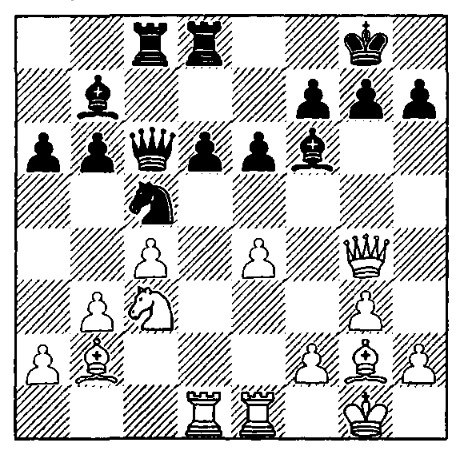
#> input picture example2.png, 473 x 458 px
$ jupyter execute --allow-errors open.ipynb   (shell and % lines are left out)   (older library calls are emulated)
#> lines starting #> are read from the running program, lines starting #| are printed output that depends on the picture; after the words box and inside, x2 and y2 are one past the last pixel; in counts of white or black regions, pixels touching at a corner belong together
[cell 1]
import cv2
import numpy as np
import matplotlib.pyplot as plt

[cell 2]
def my_func(idx, arr):
    if idx in (8, 17, 26, 35, 44, 53, 62, 71, 80) or idx > 70:
        return None
    return arr[idx + 10]
# Load image, grayscale, median blur, sharpen image
image = cv2.imread('example2.png')
#> image is the input picture: shape (458, 473, 3); min 0, max 255, mean 200.1
gray = cv2.cvtColor(image, cv2.COLOR_BGR2GRAY)
# Calculate the median pixel value
med_val = np.median(image)
#> med_val = 254


# blur = cv2.bilateralFilter(gray, 9, 150, 150)
# blur = cv2.medianBlur(gray, 5)
blur = cv2.GaussianBlur(gray, (5,5), 0)
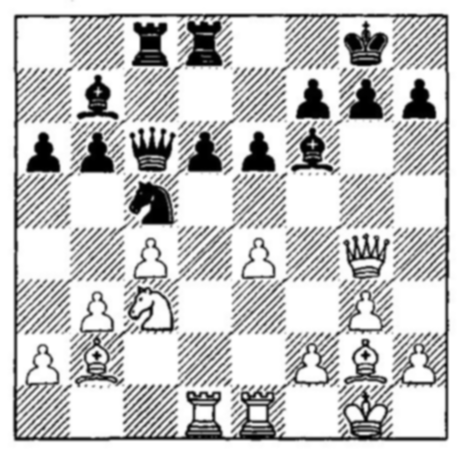
#> blur: shape (458, 473); min 0, max 255, mean 200.1
# sharpen = cv2.addWeighted(blur, 1.5, blur, -0.6, 0)
sharpen_kernel = np.array([[-1,-1,-1], [-1,9,-1], [-1,-1,-1]])
# sharpen = cv2.filter2D(blur, -1, sharpen_kernel)
canny = cv2.Canny(blur, 100, 100)
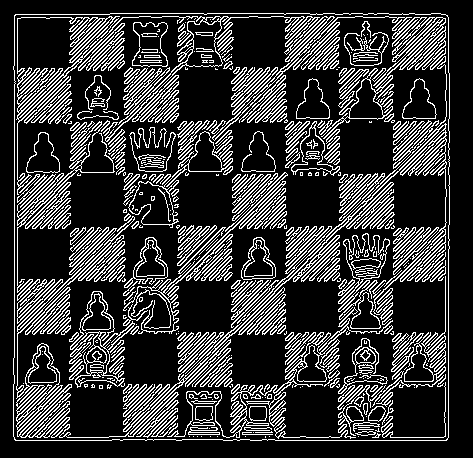
#> canny: shape (458, 473); 21.2% white in thin lines or dots, all inside (x1, y1, x2, y2) = (13, 13, 450, 441)

kernel = cv2.getStructuringElement(cv2.MORPH_RECT, (3,3))

# [17 lines of commented-out code are left out]

equ = cv2.equalizeHist(gray)
equ = cv2.GaussianBlur(equ, (9,9), 0)
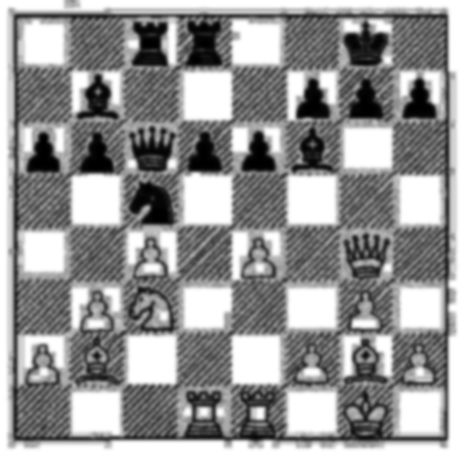
#> equ: shape (458, 473); min 0, max 255, mean 152.4
equ = cv2.Canny(equ, 100, 100)
#> equ: shape (458, 473); 17.7% white in thin lines or dots
equ = cv2.dilate(equ, kernel, iterations=1)
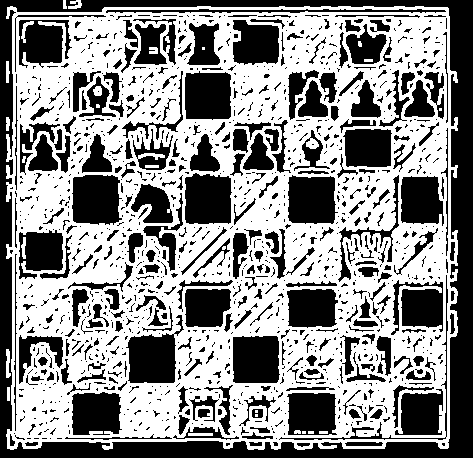
#> equ: shape (458, 473); 54.9% white; 1216 black regions (892 under 20 px), largest, box (x1, y1, x2, y2) and area: (0, 0, 473, 458) 23641, (126, 315, 184, 383) 2232, (72, 175, 122, 225) 2177


# Threshold and morph close
dillation = cv2.dilate(canny, kernel, iterations=2)
#> dillation: shape (458, 473); 60.3% white; 101 black regions (28 under 20 px), largest, box (x1, y1, x2, y2) and area: (0, 0, 473, 458) 26982, (20, 175, 123, 278) 4622, (179, 124, 284, 226) 3541
erode = cv2.erode(dillation, kernel, iterations=1)
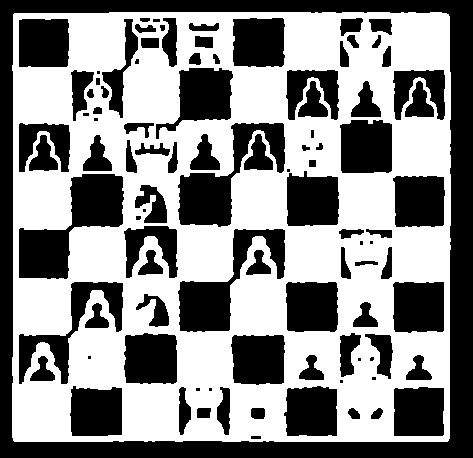
#> erode: shape (458, 473); 54.2% white; 98 black regions (16 under 20 px), largest, box (x1, y1, x2, y2) and area: (0, 0, 473, 458) 28770, (19, 174, 124, 279) 5076, (178, 123, 285, 227) 4095
thresh = cv2.threshold(erode, 210, 240, cv2.THRESH_BINARY_INV)[1]
thresh = cv2.GaussianBlur(thresh, (5,5), 0)
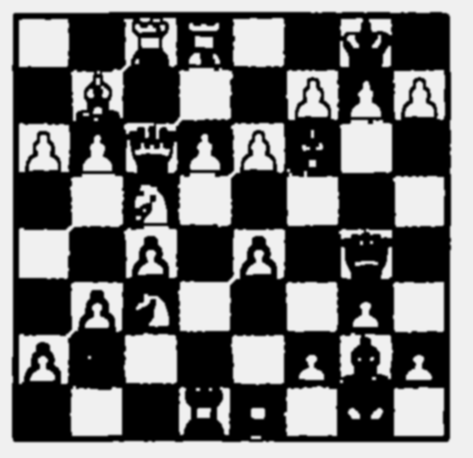
#> thresh: shape (458, 473); min 0, max 240, mean 110

opening = cv2.morphologyEx(dillation, cv2.MORPH_OPEN, kernel, iterations=1)

close = cv2.morphologyEx(thresh, cv2.MORPH_CLOSE, kernel, iterations=1)
close = cv2.erode(close, kernel, iterations=1)
close = cv2.dilate(close, kernel, iterations=2)
close = cv2.Canny(close, 100, 100)
#> close: shape (458, 473); 6.1% white in thin lines or dots, all inside (x1, y1, x2, y2) = (12, 12, 450, 442)
close = cv2.dilate(close, kernel, iterations=1)
#> close: shape (458, 473); 18.8% white; 20 white regions
close = cv2.GaussianBlur(close, (7,7), 0)
close = cv2.filter2D(close, -1, sharpen_kernel)
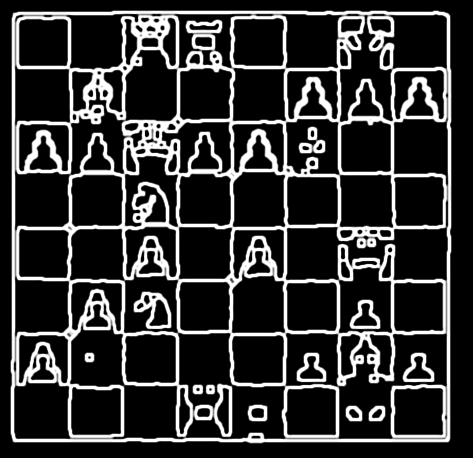
#> close: shape (458, 473); min 0, max 255, mean 51.7

# Find contours and filter using threshold area
cnts = cv2.findContours(close, cv2.RETR_EXTERNAL, cv2.CHAIN_APPROX_SIMPLE)
#> cnts = 1 contour; box (x1, y1, x2, y2) and area: (10, 10, 452, 444) 189612
cnts = cnts[0] if len(cnts) == 2 else cnts[1]

min_area = 100
max_area = 1500
image_number = 0
for c in cnts:
    area = cv2.contourArea(c)
    if area > min_area and area < max_area:
        x,y,w,h = cv2.boundingRect(c)
        ROI = image[y:y+h, x:x+w]
        #cv2.imwrite('ROI_{}.png'.format(image_number), ROI)
        cv2.rectangle(image, (x, y), (x + w, y + h), (36,255,12), 2)
        image_number += 1
#> this loop made 1 pass
#> area on pass 1: 189612
#> after the loop, image_number = 0

# Find lines
lines = cv2.HoughLines(close, 2, np.pi / 180, 600, None, 0, 0)
#> lines = 48 rows, first 8: [448, 0], [12, 0], [284, 0], [392, 0], [124, 0], [232, 0], [176, 0], [68, 0]
# Draw the lines
good_lines = {
    'horizontal': [],
    'vertical': []
}
if lines is not None:
    for i in range(0, len(lines)):
        rho = lines[i][0][0]
        theta = lines[i][0][1]
        a = np.cos(theta)
        b = np.sin(theta)
        x0 = a * rho
        y0 = b * rho
        angle = np.arctan2(y0, x0) * 180.0 / np.pi
        # Draw only vertical and horizontal lines
        if not (abs(angle) < 89.5 or abs(angle) > 90.5):
            pt1 = (int(x0 + 1000*(-b)), int(y0 + 1000*(a)))
            pt2 = (int(x0 - 1000*(-b)), int(y0 - 1000*(a)))
            cv2.line(image, pt1, pt2, (0,0,255), 1, cv2.LINE_AA)
            good_lines['vertical'].append((pt1, pt2))
        if not (abs(angle) < 0.5 or abs(angle) > 1.5):
            pt1 = (int(x0 + 1000*(-b)), int(y0 + 1000*(a)))
            pt2 = (int(x0 - 1000*(-b)), int(y0 - 1000*(a)))
            cv2.line(image, pt1, pt2, (0,0,255), 1, cv2.LINE_AA)
            good_lines['horizontal'].append((pt1, pt2))
#> this loop made 48 passes
#> (rho, theta, a, b, x0, y0, angle, pt1) on passes 10, 11, 12, 14, 16, 20, 22, 24, 26, 27, 28: (226, 1.57, -4.37e-08, 1, -9.88e-06, 226, 90, (-1000, 225)), (440, 1.57, -4.37e-08, 1, -1.92e-05, 440, 90, (-1000, 439)), (12, 1.57, -4.37e-08, 1, -5.25e-07, 12, 90, (-1000, 11)), (332, 1.57, -4.37e-08, 1, -1.45e-05, 332, 90, (-1000, 331)), (18, 0.0175, 1, 0.0175, 18, 0.314, 1, (0, 1000)), (68, 1.57, -4.37e-08, 1, -2.97e-06, 68, 90, (-1000, 67)), (452, 0.0175, 1, 0.0175, 451.9, 7.89, 1, (434, 1007)), (172, 1.57, -4.37e-08, 1, -7.52e-06, 172, 90, (-1000, 171)), (128, 0.0175, 1, 0.0175, 128, 2.23, 1, (110, 1002)), (236, 0.0175, 1, 0.0175, 236, 4.12, 1, (218, 1003)), (342, 0.0175, 1, 0.0175, 341.9, 5.97, 1, (324, 1005))
#> (rho, theta, a, b, x0, y0, angle) on passes 1 to 6: (448, 0, 1, 0, 448, 0, 0), (12, 0, 1, 0, 12, 0, 0), (284, 0, 1, 0, 284, 0, 0), (392, 0, 1, 0, 392, 0, 0), (124, 0, 1, 0, 124, 0, 0), (232, 0, 1, 0, 232, 0, 0)
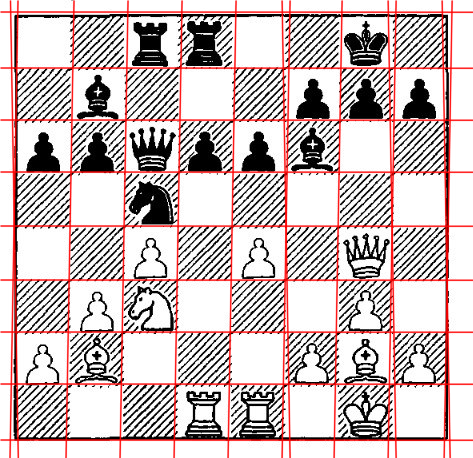
#> image: shape (458, 473, 3); 13.23% of pixels changed, all inside (x1, y1, x2, y2) = (0, 0, 473, 458)

# Draw circles on the intersections
intersection_points = []
for h in good_lines['horizontal']:
    for v in good_lines['vertical']:
        x = (h[0][0] * h[1][1] - h[0][1] * h[1][0]) * (v[0][0] - v[1][0]) - (h[0][0] - h[1][0]) * (v[0][0] * v[1][1] - v[0][1] * v[1][0])
        x /= (h[0][0] - h[1][0]) * (v[0][1] - v[1][1]) - (h[0][1] - h[1][1]) * (v[0][0] - v[1][0])
        y = (h[0][0] * h[1][1] - h[0][1] * h[1][0]) * (v[0][1] - v[1][1]) - (h[0][1] - h[1][1]) * (v[0][0] * v[1][1] - v[0][1] * v[1][0])
        y /= (h[0][0] - h[1][0]) * (v[0][1] - v[1][1]) - (h[0][1] - h[1][1]) * (v[0][0] - v[1][0])
        intersection_points.append((x, y))
        # cv2.circle(image, (int(x), int(y)), 5, (255,0,0), -1)


# Merge neighboring points
points = []
for p in intersection_points:
    if len(points) == 0:
        points.append(p)
    else:
        found = False
        for i in range(0, len(points)):
            if abs(points[i][0] - p[0]) < 20 and abs(points[i][1] - p[1]) < 12:
                points[i] = ((points[i][0] + p[0]) / 2, (points[i][1] + p[1]) / 2)
                found = True
                break
        if not found:
            points.append(p)
#> after the loop, points = 81 pairs, first value 13.65 to 446.6, second value 11.51 to 439.7

# Sort points
points = sorted(points, key=lambda x: x[0])
points = sorted(points, key=lambda x: x[1])

assert len(points) == 81, 'Expected 81 points, got {}'.format(len(points))
squares = []
for i, point in enumerate(points):
    pt1 = point
    pt2 = my_func(i, points)
    if pt2 is not None:
        squares.append((pt1, pt2))
#> this loop made 81 passes
#> (pt1, pt2) on passes 1, 2, 3, 4, 5, 6, 7, 8, 10, 11, 12, 13: ((13.76, 11.51), (72.34, 67.54)), ((73.32, 11.54), (126.4, 67.56)), ((127.3, 11.56), (180.4, 67.59)), ((181.4, 11.59), (234.4, 67.62)), ((235.4, 11.62), (285.6, 67.64)), ((285.6, 11.64), (340.4, 67.67)), ((341.4, 11.67), (391.6, 67.7)), ((391.6, 11.7), (446.6, 67.72)), ((13.74, 67.51), (71.43, 119.5)), ((72.34, 67.54), (125.5, 119.6)), ((126.4, 67.56), (179.5, 119.6)), ((180.4, 67.59), (233.5, 119.6))
#> pt1 on passes 9, 18, 27, 36, 45, 54: (446.6, 11.72), (446.6, 67.72), (446.6, 119.7), (446.6, 171.7), (446.6, 225.7), (446.6, 279.7)
#> after the loop, squares = 64 items

# Save the squares
for i, square in enumerate(squares):
    x1 = int(square[0][0])
    y1 = int(square[0][1])
    x2 = int(square[1][0])
    y2 = int(square[1][1])
    cv2.imwrite('squares/ROI_{}.png'.format(i), image[y1:y2, x1:x2])
#> this loop made 64 passes
#> (square, x1, y1, x2, y2) on passes 1 to 12: (((13.76, 11.51), (72.34, 67.54)), 13, 11, 72, 67), (((73.32, 11.54), (126.4, 67.56)), 73, 11, 126, 67), (((127.3, 11.56), (180.4, 67.59)), 127, 11, 180, 67), (((181.4, 11.59), (234.4, 67.62)), 181, 11, 234, 67), (((235.4, 11.62), (285.6, 67.64)), 235, 11, 285, 67), (((285.6, 11.64), (340.4, 67.67)), 285, 11, 340, 67), (((341.4, 11.67), (391.6, 67.7)), 341, 11, 391, 67), (((391.6, 11.7), (446.6, 67.72)), 391, 11, 446, 67), (((13.74, 67.51), (71.43, 119.5)), 13, 67, 71, 119), (((72.34, 67.54), (125.5, 119.6)), 72, 67, 125, 119), (((126.4, 67.56), (179.5, 119.6)), 126, 67, 179, 119), (((180.4, 67.59), (233.5, 119.6)), 180, 67, 233, 119)
#> square on passes 51 to 56: ((121.7, 331.6), (174.8, 383.6)), ((175.8, 331.6), (228.9, 383.6)), ((229.8, 331.6), (285.6, 383.6)), ((285.6, 331.6), (334.9, 383.7)), ((335.8, 331.7), (391.6, 383.7)), ((391.6, 331.7), (446.6, 383.7))
#> pass 1, `cv2.imwrite('squares/ROI_{}.png'.format(i), image[y1:y2, x1:x2])`:
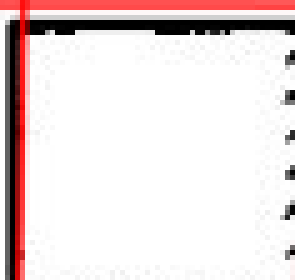
#> saved as ROI_0.png: shape (56, 59, 3) (shown 5 times larger); mean B, G, R 220.8, 220.8, 233


# Draw the points
for p in points:
    cv2.circle(image, (int(p[0]), int(p[1])), 5, (255,0,0), -1)
#> this loop made 81 passes
#> p on passes 1 to 12: (13.76, 11.51), (73.32, 11.54), (127.3, 11.56), (181.4, 11.59), (235.4, 11.62), (285.6, 11.64), (341.4, 11.67), (391.6, 11.7), (446.6, 11.72), (13.74, 67.51), (72.34, 67.54), (126.4, 67.56)
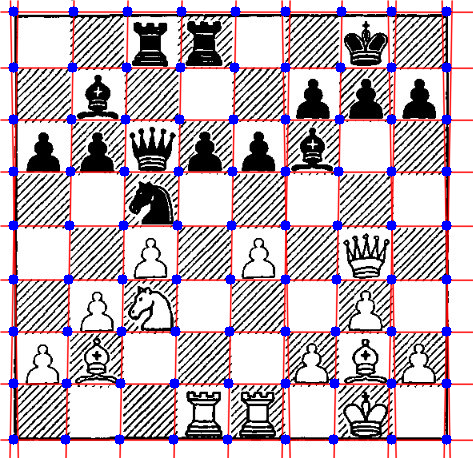
#> image: shape (458, 473, 3); 3.03% of pixels changed, all inside (x1, y1, x2, y2) = (8, 6, 452, 445)


# Probabilistic Line Transform
linesP = cv2.HoughLinesP(close, 1, np.pi / 180, 500, None, 50, 10)
# Draw the lines
if linesP is not None:
    for i in range(0, len(linesP)):
        angle = np.arctan2(linesP[i][0][1] - linesP[i][0][3], linesP[i][0][0] - linesP[i][0][2]) * 180.0 / np.pi
        if abs(angle) < 93 or abs(angle) > 97:
            continue
        l = linesP[i][0]
        cv2.line(image, (l[0], l[1]), (l[2], l[3]), (0,255,0), 1, cv2.LINE_AA)

cv2.imshow('dillation', dillation)
cv2.imshow('canny', canny)
cv2.imshow('close', close)
cv2.imshow('equ', equ)
cv2.imshow('thresh', thresh)
cv2.imshow('image', image)
cv2.waitKey()
#> Out = 27

[cell 3]
points_test = [
    0,   1,   2,   3,   4,   5,   6,   7,   8,
    9,   10,  11,  12,  13,  14,  15,  16,  17,
    18,  19,  20,  21,  22,  23,  24,  25,  26,
    27,  28,  29,  30,  31,  32,  33,  34,  35,
    36,  37,  38,  39,  40,  41,  42,  43,  44,
    45,  46,  47,  48,  49,  50,  51,  52,  53,
    54,  55,  56,  57,  58,  59,  60,  61,  62,
    63,  64,  65,  66,  67,  68,  69,  70,  71,
    72,  73,  74,  75,  76,  77,  78,  79,  80,
]
points_test = np.array(points_test)
def my_func(idx):
    if idx in (8, 17, 26, 35, 44, 53, 62, 71, 80) or idx > 70:
        return None
    return points_test[idx + 10]

assert my_func(0) == 10
assert my_func(1) == 11
assert my_func(7) == 17
assert my_func(8) == None

$ run again, with pic/example1.jpg saved as example2.png
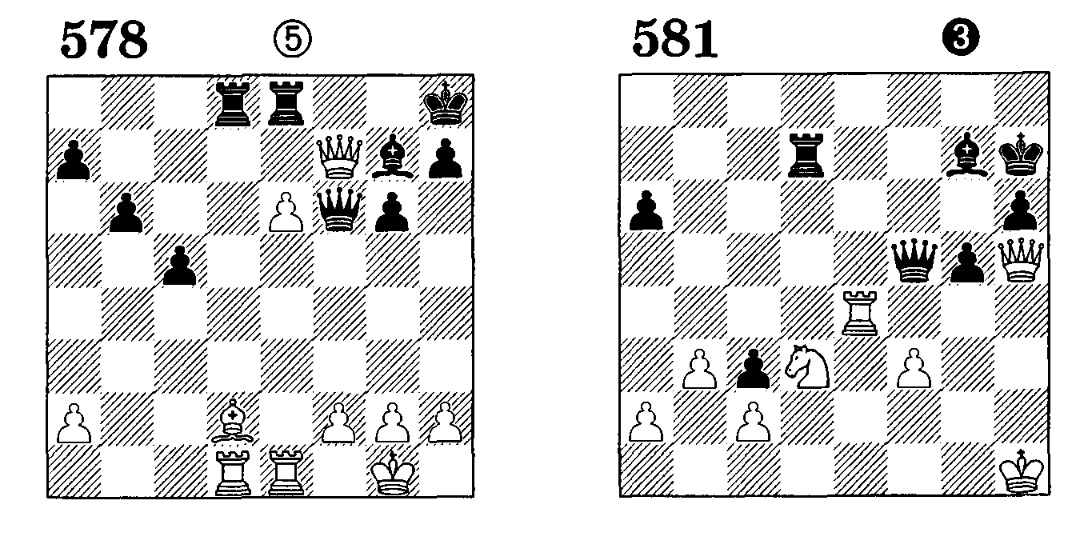
#> input picture pic/example1.jpg, 1080 x 539 px
#> image is the input picture: shape (539, 1080, 3); min 0, max 255, mean 219.8
#> med_val = 255
#> `canny = cv2.Canny(blur, 100, 100)`:
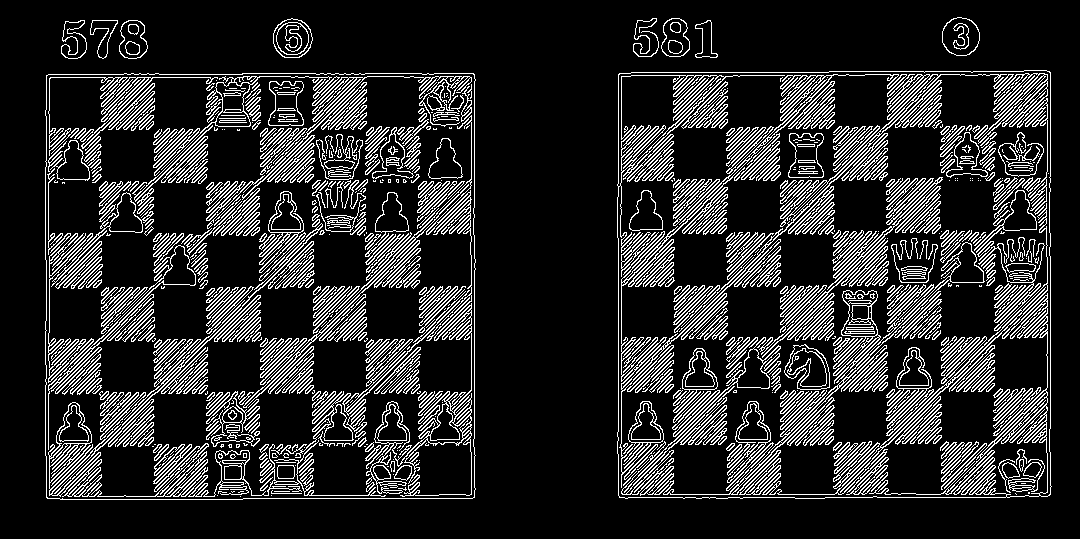
#> canny: shape (539, 1080); 16% white in thin lines or dots, all inside (x1, y1, x2, y2) = (45, 17, 1052, 500)
#> dillation: shape (539, 1080); 44.8% white; 7 white regions, largest, box (x1, y1, x2, y2) and area: (615, 68, 1054, 501) 130590, (43, 71, 478, 502) 121903, (59, 18, 150, 61) 2861
#> erode: shape (539, 1080); 40.5% white; 8 white regions, largest, box (x1, y1, x2, y2) and area: (616, 69, 1053, 500) 119124, (44, 72, 477, 501) 110559, (632, 17, 691, 58) 1493
#> cnts = 7 contours; box (x1, y1, x2, y2) and area: (614, 67, 1054, 501) 188196, (42, 70, 478, 502) 186364, (58, 17, 151, 61) 3218, (630, 15, 693, 59) 2265, (270, 16, 315, 60) 1549, (939, 14, 983, 59) 1546, (693, 18, 720, 60) 744
#> the loop `for c in cnts:` made 7 passes
#> (area, x, y, w, h, image_number) on pass 3: (743.5, 693, 18, 27, 42, 1)
#> after the loop `for c in cnts:`: image_number = 1
#> lines = 307 rows, first 8: [498, 1.57], [72, 1.57], [286, 1.57], [126, 1.57], [338, 1.57], [232, 1.57], [672, 0], [100, 0]
#> the loop `for i in range(0, len(lines)):` made 307 passes
#> (rho, theta, a, b, x0, y0, angle, pt1) on passes 1, 2, 3, 4, 5, 6, 10: (498, 1.57, -4.37e-08, 1, -2.18e-05, 498, 90, (-1000, 497)), (72, 1.57, -4.37e-08, 1, -3.15e-06, 72, 90, (-1000, 71)), (286, 1.57, -4.37e-08, 1, -1.25e-05, 286, 90, (-1000, 285)), (126, 1.57, -4.37e-08, 1, -5.51e-06, 126, 90, (-1000, 125)), (338, 1.57, -4.37e-08, 1, -1.48e-05, 338, 90, (-1000, 337)), (232, 1.57, -4.37e-08, 1, -1.01e-05, 232, 90, (-1000, 231)), (180, 1.57, -4.37e-08, 1, -7.87e-06, 180, 90, (-1000, 179))
#> after the loop `for i in range(0, len(lines)):`:
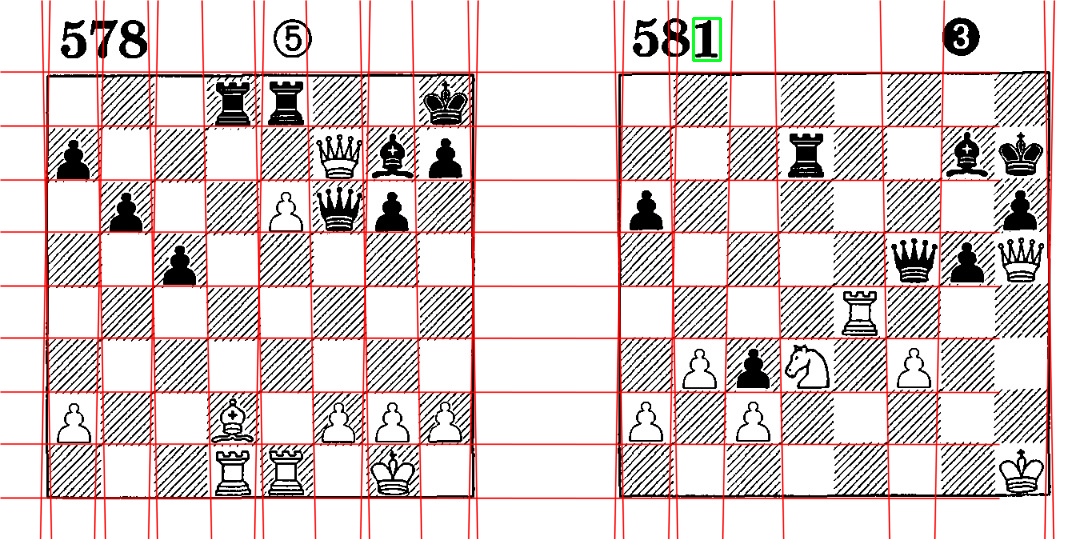
#> image: shape (539, 1080, 3); mean B, G, R 208.7, 208.9, 221.9
#> after the loop `for h in good_lines['horizontal']:`: intersection_points = 225 pairs, first value 40.8 to 1052.6, second value 71.52 to 498
#> the loop `for p in intersection_points:` made 225 passes
#> p on passes 1 to 8: (468.9, 497.7), (476.4, 71.74), (472.6, 285.7), (475.4, 125.7), (471.7, 337.7), (473.6, 231.7), (474.5, 179.7), (470.8, 391.7)
